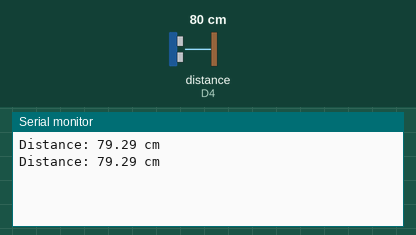
A sketch run on a simulated ESP8266 (NodeMCU). Shown: the last lines printed to the serial monitor. Wiring (inferred from the names in the program): ultrasonic range finder: trigger D3; echo D4. Inputs (shaded band) come from the test bench; at power-on: distance to the obstacle (sensor on D4) 80 cm. The echo pulse lasts 58.3 µs per cm.

Above: at 1.8 s.
1.9 s: distance to the obstacle (sensor on D4) set to 2 cm
At 2.7 s:
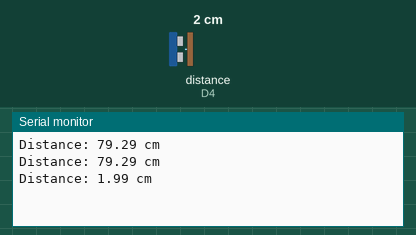
3.4 s: distance to the obstacle (sensor on D4) set to 4 cm
At 4.8 s:
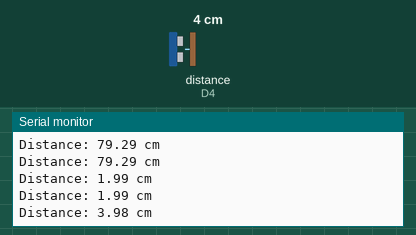
Timing chart, 0 to 6.4 s (numbered marks = the images above; inputs shaded):
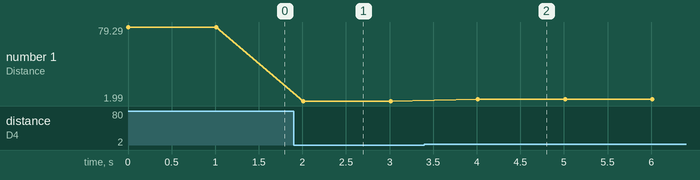

The sketch:

Distance.ino
```cpp
#define TRIG_PIN D3
#define ECHO_PIN D4

long duration;
float distance;

void setup() {
  Serial.begin(115200);
  pinMode(TRIG_PIN, OUTPUT);
  pinMode(ECHO_PIN, INPUT);
}

void loop() {

  digitalWrite(TRIG_PIN, LOW);
  delayMicroseconds(5);

  digitalWrite(TRIG_PIN, HIGH);
  delayMicroseconds(10);
  digitalWrite(TRIG_PIN, LOW);

  duration = pulseIn(ECHO_PIN, HIGH, 30000); // 30ms timeout

  if (duration == 0) {
    Serial.println("No echo received");
  } else {
    distance = duration * 0.034 / 2;
    Serial.print("Distance: ");
    Serial.print(distance);
    Serial.println(" cm");
  }

  delay(1000);
}
```

Measured:
- after the input at 1.9 s, the serial monitor: prints a new line after 0.11 s (image 1)
- after the input at 3.4 s, the serial monitor: prints a new line after 0.61 s (image 2)
- plotted number 1: 79.29 → 1.99 after the input at 1.9 s, 1.99 → 3.98 after the input at 3.4 s
